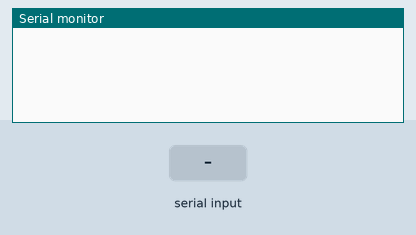
Recording of a sketch running on a simulated Arduino Mega 2560, built with avr-gcc and run on an emulated ATmega2560. Shown: the last lines printed to the serial monitor. The inputs (shaded band) are chosen by the test bench.

Above: at 1.2 s.
1.3 s: "1" received over the second serial link
At 2.5 s:
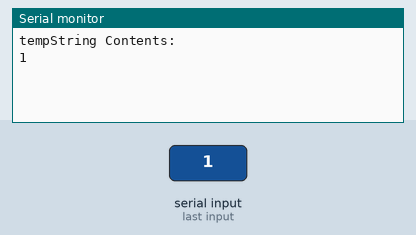
3.5 s: "0" received over the second serial link
At 4.5 s:
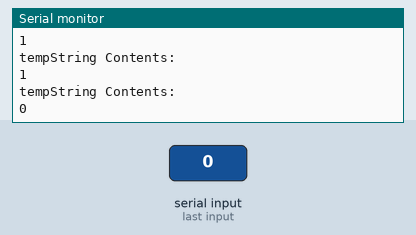
5.0 s: "2" received over the second serial link
At 5.6 s:
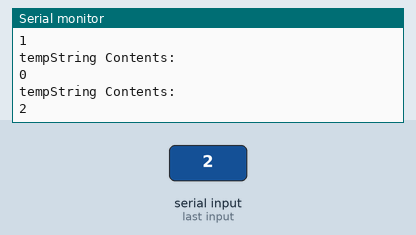
Timing chart, 0 to 8.0 s (numbered marks = the images above; inputs shaded):
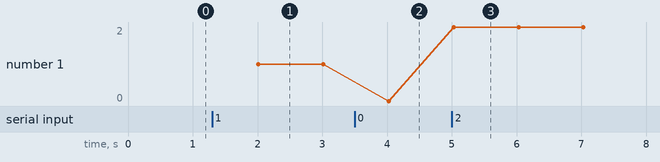

Measured:
- after the input at 1.3 s, the serial monitor: prints a new line after 0.71 s (image 1)
- after the input at 3.5 s, the serial monitor: prints a new line after 0.52 s (image 2)
- after the input at 5.0 s, the serial monitor: prints a new line at once (image 3)
- plotted number 1: 1 → 0 after the input at 3.5 s, 0 → 2 after the input at 5.0 s

The sketch:

gemfarmer.ino
```cpp
/*
 * Project gemfarmer
 * Description:
 * Author:
 * Date:
 */

#define sizeFile 512

// setup() runs once, when the device is first turned on.
void setup()
{
  // Put initialization like pinMode and begin functions here.

  Serial.begin(115200);
  Serial1.begin(115200);
}

// loop() runs over and over again, as quickly as it can execute.
void loop()
{

  // Variables
  static char tempString[sizeFile];
  int spot = 0;

  // Clear the string if Serial1 is available
  if (Serial1.available())
  {
    memset(tempString, 0, sizeof(tempString));
  }

  // Read Serial1 into the string
  while (Serial1.available())
  {
    tempString[spot++] = Serial1.read();
    if (spot > sizeFile)
      break;
    delay(10); // Wait for Serial1
  }

  // Output
  if (strlen(tempString) > 0)
  {
    Serial.printlnf("tempString Length: %d", strlen(tempString));
    Serial.println("tempString Contents:");
    Serial.println(tempString);
  }

  // Delay for sanity
  delay(1000);
}
```
